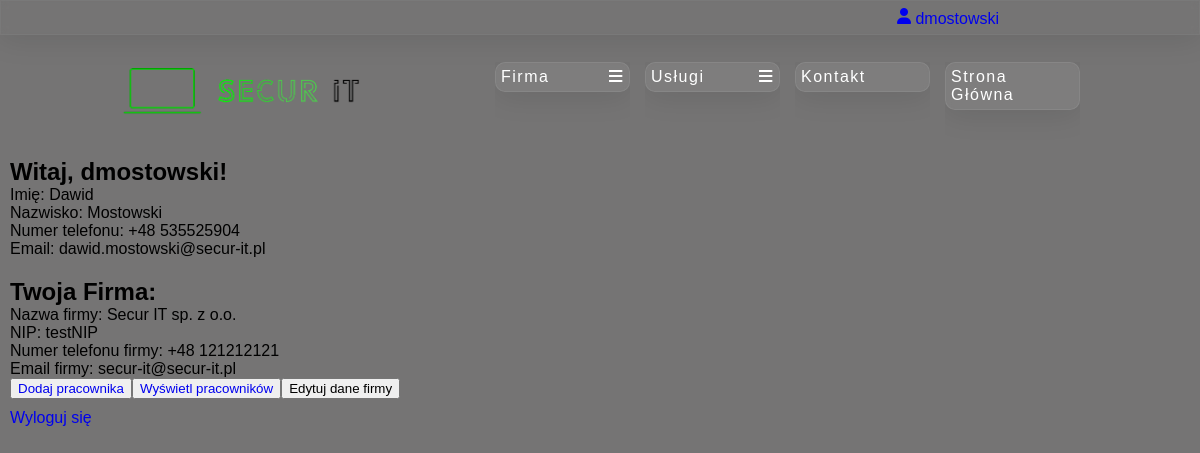
The app's page /BO/admin_account.php (signed in) with its own data.
### tables this page shows
create table users (
    id_user int primary key auto_increment,  
    id_employee int,  
    id_company int,  
    first_name varchar(50),  
    last_name varchar(100),  
    id_country_code int,  
    phone_number varchar(20),  
    email_address varchar(200),  
    username varchar(50),  
    password varchar(250),  
    is_company_admin boolean,  
    id_discount int,  
    foreign key (id_employee) references employees (id_employee),  
    foreign key (id_country_code) references country_codes (id_country_code),  
    foreign key (id_discount) references discounts (id_discount)  
);

create table country_codes (
    id_country_code int primary key auto_increment,  
    country_code varchar(10),  
    country varchar(50)  
);

create table companies (
    id_company int primary key auto_increment,  
    company_name varchar(50),  
    additional_name varchar(100),  
    tax varchar(20),  
    id_country_code int,  
    phone_number varchar(20),  
    email_address varchar(200),  
    foreign key (id_country_code) references country_codes (id_country_code)  
);

### DB/db_connection.php (called while the page is built, shortened)
<?php
    class db_connection{
        var $host = "localhost";
        var $dbname = "secur_it";
        var $username = "root";
        var $password = "";
        public function databaseConnect(){
            $con = mysqli_connect($this->host, $this->username, $this->password, $this->dbname);
            if(!$con){
                die("Connection failed: " . mysqli_connect_error());
            }
            else{
                $this->connect = $con;
            }
        }
    }
?>

### DB/db_accounts.php (called while the page is built, shortened)
<?php
    include_once("db_connection.php");
    class db_accounts extends db_connection {
        function selectCustomerById($id_user, $id_company)
        {
            $query = "SELECT u.id_user, u.id_company, u.first_name, u.last_name, u.id_country_code as uicc, cc1.country_code as ucc, u.phone_number as upn, u.email_address as uea, u.username, u.password, u.is_company_admin, c.company_name, c.additional_name, c.tax, c.id_country_code, cc2.country_code as ccc, c.phone_number as cpn, c.email_address as cea
            FROM users as u
            JOIN country_codes as cc1 ON cc1.id_country_code = u.id_country_code
            LEFT JOIN companies as c ON c.id_company = u.id_company
            LEFT JOIN country_codes as cc2 ON cc2.id_country_code = c.id_country_code
            WHERE id_user =".$id_user.";";
            $data = mysqli_query($this->connect, $query);
            if (mysqli_num_rows($data) > 0)
            {
                return $data;
            }
        }
    }
?>

### BO/admin_account.php (the view, shortened to what this page needs)
<?php
    include('../DB/db_accounts.php');
?>
<!DOCTYPE html>
<html lang="pl">
<head>
    <link rel="stylesheet" href="./admin.css">
    <link rel="stylesheet" href="https://cdnjs.cloudflare.com/ajax/libs/font-awesome/4.7.0/css/font-awesome.min.css">
</head>
<body>
    <main class="main">
    <?php
            include("admin_header.php");
            include("admin_nav.php");
            if ( $_SESSION['loggedin'] === true) {
                $id_user = $_SESSION['id_user'];
                $baza = new db_accounts();
                $baza->databaseConnect();
                $data = $baza->selectCustomerById($id_user, null);
                if ($data && mysqli_num_rows($data) > 0) {
                    $user = mysqli_fetch_assoc($data);
                    echo "<div class='user_page'>";
                    echo "<h2>Witaj, " . ($user['username']) . "!</h2>";
                    echo "<p>Imię: " . ($user['first_name']) . "</p>";
                    echo "<p>Nazwisko: " . ($user['last_name']) . "</p>";
                    echo "<p>Numer telefonu: " . ($user['ucc']) . " " . ($user['upn']) . "</p>";
                    echo "<p>Email: " . ($user['uea']) . "</p>";
            if (!empty($user['company_name'])) {
                echo "</div><div class='firma_page'>";
                echo "<h2>Twoja Firma:</h2>";
                echo "<p>Nazwa firmy:  " . ($user['company_name']) . " " . ($user['additional_name']) . "</p>";
                echo "<p>NIP: " . ($user['tax']) . "</p>";
                echo "<p>Numer telefonu firmy: " . ($user['ccc']) . " " . ($user['cpn']) . "</p>";
                echo "<p>Email firmy: " . ($user['cea']) . "</p>";
                if ($user['is_company_admin'] == 1) {
                    echo "<a href='./add_employee.php'><button>Dodaj pracownika</button</a>";
                    echo "<a href='./view_employee.php'><button>Wyświetl pracowników</botton></a>";
                    echo "<a href='./edit_company.php'><button>Edytuj dane firmy</button></a>";
                }
                echo "</div>";
            }
            echo "<a href='./admin_logout.php' class='button_logout'>Wyloguj się</a>";
            } else {
            echo "<p>Nie znaleziono danych użytkownika.</p>";
            }
            } else {
                echo "<p>Musisz być <a href='./login.php'>zalogowany</a>, aby zobaczyć tę stronę.</p>";
            }
        ?>
    </main>
</body>
</html>

### BO/admin_header.php (shortened to what this page needs)
<header>
    <?php
        include_once('../DB/db_accounts.php');
        if ($_SESSION['loggedin'] === true) {
            $id_user = $_SESSION['id_user'];
            $baza = new db_accounts();
            $baza->databaseConnect();
            $data = $baza->selectCustomerById($id_user, null);
            if ($data && mysqli_num_rows($data) > 0) {
                $user = mysqli_fetch_assoc($data);
                echo "<div class='user_page'>";
                echo "<a href='./admin_account.php'><i class='fa-solid fa-user'></i> ";
                echo ($user['username']);
                echo "</a></div>";
            }
        }
        else{
            echo "<p><a href='../FO/registration.php'>Rejestracja</a></p>
            <p><a href='../FO/login.php'>Logowanie</a></p>";
        }
    ?>
</header>

### BO/admin.css (style rules this page uses)
* { margin: 0; text-decoration: none; overflow: hidden; font-family: 'Gill Sans', 'Gill Sans MT', Calibri, 'Trebuchet MS', sans-serif; box-sizing: border-box; }
body { background-color: rgb(117, 116, 116); display: flex; flex-direction: column; }
header { display: flex; height: 35px; justify-content: flex-end; align-items: center; padding: 5px; padding-right: 190px; background-color: rgb(117, 116, 116 0.6); box-shadow: 0 4px 30px rgba(0, 0, 0, 0.1); backdrop-filter: blur(3.5px); -webkit-backdrop-filter: blur(3.5px); border: 1px solid rgba(147, 143, 143, 0.18); }
.main { overflow: auto; width: 100vw; height: calc(100vh - 50px); background-size: cover; margin-bottom: 50px; }
.user_page, .firma_page, .button_logout { padding: 10px; }

### records on screen
users: username "dmostowski", first_name "Dawid", last_name "Mostowski", id_country_code.country_code "+48", phone_number "535525904", email_address "dawid.mostowski@secur-it.pl", id_company.company_name "Secur IT", id_company.additional_name "sp. z o.o.", id_company.tax "testNIP", id_company.phone_number "121212121", id_company.email_address "secur-it@secur-it.pl"
